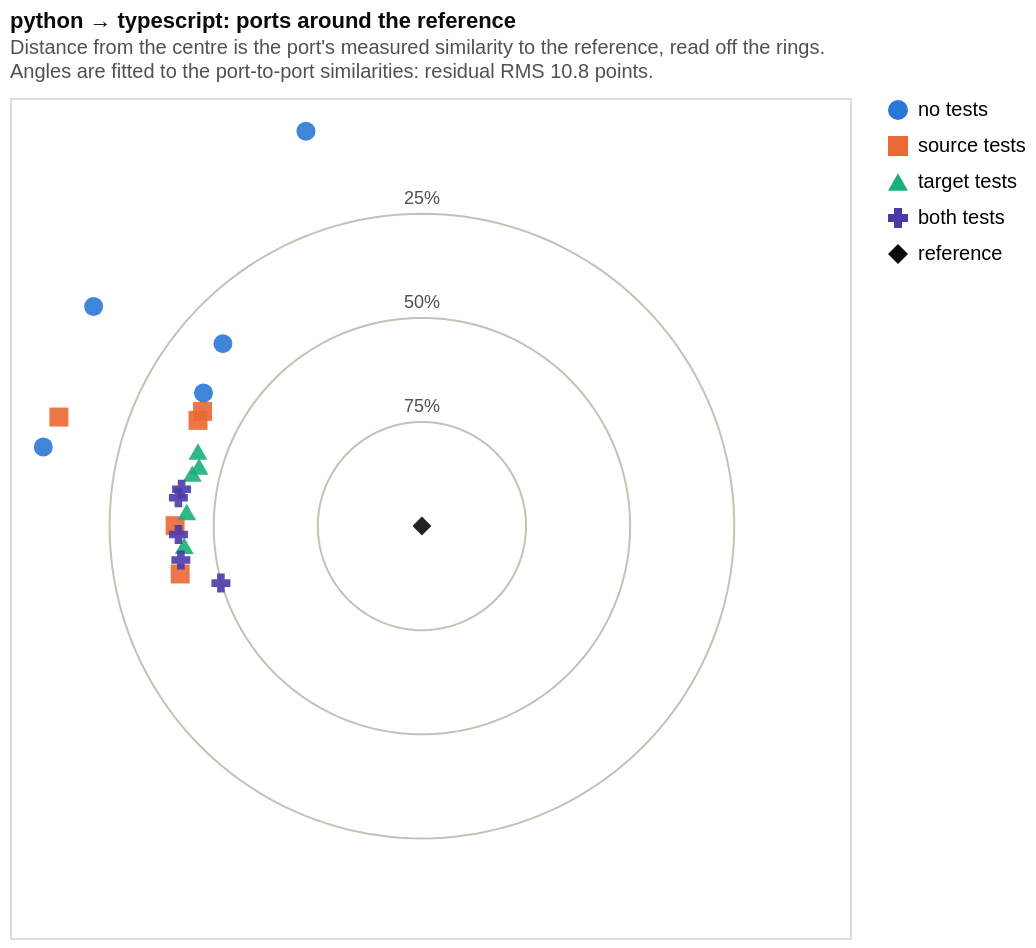

Write a Vega-Lite specification for this figure.
### Vega-Lite specification from a JSON file in a GitHub repository (floating-point values rounded to 4 significant figures; data arrays with more than 128 entries replaced by an {"elided": "..."} marker saying what was removed)
{"config": {"view": {"continuousWidth": 300, "continuousHeight": 300}}, "layer": [{"data": {"name": "data-081e5b375d838cb848b5a2275d733628"}, "mark": {"type": "line", "color": "#c3c2b7", "strokeWidth": 1}, "encoding": {"detail": {"field": "ring", "type": "nominal"}, "order": {"field": "step", "type": "quantitative"}, "x": {"axis": {"domain": false, "grid": false, "labels": false, "ticks": false, "title": null}, "field": "x", "scale": {"domain": [-98.92, 102.8], "nice": false}, "type": "quantitative"}, "y": {"axis": {"domain": false, "grid": false, "labels": false, "ticks": false, "title": null}, "field": "y", "scale": {"domain": [-98.92, 102.8], "nice": false}, "type": "quantitative"}}}, {"data": {"name": "data-6336deb83cbf53bc9a8d11ebdb8acdc6"}, "mark": {"type": "text", "baseline": "bottom", "color": "#52514e", "dy": -3, "fontSize": 9}, "encoding": {"text": {"field": "ring", "type": "nominal"}, "x": {"axis": {"domain": false, "grid": false, "labels": false, "ticks": false, "title": null}, "field": "x", "scale": {"domain": [-98.92, 102.8], "nice": false}, "type": "quantitative"}, "y": {"axis": {"domain": false, "grid": false, "labels": false, "ticks": false, "title": null}, "field": "y", "scale": {"domain": [-98.92, 102.8], "nice": false}, "type": "quantitative"}}}, {"data": {"name": "data-8f2cd6257fa16e250257165335b11b0c"}, "mark": {"type": "point", "filled": true, "opacity": 0.9, "size": 90}, "encoding": {"color": {"field": "condition", "legend": {"symbolOpacity": 1, "title": null}, "scale": {"domain": ["no tests", "source tests", "target tests", "both tests", "reference"], "range": ["#2a78d6", "#eb6834", "#1baf7a", "#4a3aa7", "#0b0b0b"]}, "sort": ["no tests", "source tests", "target tests", "both tests", "reference"], "type": "nominal"}, "shape": {"field": "condition", "legend": {"symbolOpacity": 1, "title": null}, "scale": {"domain": ["no tests", "source tests", "target tests", "both tests", "reference"], "range": ["circle", "square", "triangle-up", "cross", "diamond"]}, "sort": ["no tests", "source tests", "target tests", "both tests", "reference"], "type": "nominal"}, "tooltip": [{"field": "port", "title": "port", "type": "nominal"}, {"field": "condition", "title": "condition", "type": "nominal"}, {"field": "reference_pct", "format": ".2f", "title": "vs reference %", "type": "quantitative"}], "x": {"axis": {"domain": false, "grid": false, "labels": false, "ticks": false, "title": null}, "field": "x", "scale": {"domain": [-98.92, 102.8], "nice": false}, "type": "quantitative"}, "y": {"axis": {"domain": false, "grid": false, "labels": false, "ticks": false, "title": null}, "field": "y", "scale": {"domain": [-98.92, 102.8], "nice": false}, "type": "quantitative"}}}], "height": 420, "title": {"text": "python → typescript: ports around the reference", "anchor": "start", "color": "#0b0b0b", "fontSize": 11, "offset": 8, "subtitle": ["Distance from the centre is the port's measured similarity to the reference, read off the rings.", "Angles are fitted to the port-to-port similarities: residual RMS 10.8 points."], "subtitleColor": "#52514e", "subtitleFontSize": 10}, "width": 420, "$schema": "https://vega.github.io/schema/vega-lite/v6.4.1.json", "datasets": {"data-081e5b375d838cb848b5a2275d733628": {"elided": "543 records"}, "data-6336deb83cbf53bc9a8d11ebdb8acdc6": [{"ring": "25%", "x": 0.0, "y": 75.0}, {"ring": "50%", "x": 0.0, "y": 50.0}, {"ring": "75%", "x": 0.0, "y": 25.0}], "data-8f2cd6257fa16e250257165335b11b0c": [{"run_id": "20260909T005215Z_9a3e20fe", "x": -90.92, "y": 18.99, "condition": "no tests", "reference_pct": 7.121, "port": "9a3e20fe"}, {"run_id": "20260909T024849Z_b96078c6", "x": -47.79, "y": 43.81, "condition": "no tests", "reference_pct": 35.17, "port": "b96078c6"}, {"run_id": "20260909T130706Z_31ac2789", "x": -78.83, "y": 52.72, "condition": "no tests", "reference_pct": 5.162, "port": "31ac2789"}, {"run_id": "20260909T151143Z_170b737d", "x": -27.85, "y": 94.8, "condition": "no tests", "reference_pct": 1.193, "port": "170b737d"}, {"run_id": "20260909T182714Z_2643e4be", "x": -52.45, "y": 31.95, "condition": "no tests", "reference_pct": 38.58, "port": "2643e4be"}, {"run_id": "20260909T002206Z_273cf6b9", "x": -52.67, "y": 27.54, "condition": "source tests", "reference_pct": 40.56, "port": "273cf6b9"}, {"run_id": "20260909T022216Z_19e0fe30", "x": -59.27, "y": 0.1107, "condition": "source tests", "reference_pct": 40.73, "port": "19e0fe30"}, {"run_id": "20260909T124157Z_4ee67ba2", "x": -53.77, "y": 25.39, "condition": "source tests", "reference_pct": 40.54, "port": "4ee67ba2"}, {"run_id": "20260909T144331Z_5b46f630", "x": -87.17, "y": 26.18, "condition": "source tests", "reference_pct": 8.981, "port": "5b46f630"}, {"run_id": "20260909T180307Z_280f3890", "x": -58.05, "y": -11.5, "condition": "source tests", "reference_pct": 40.82, "port": "280f3890"}, {"run_id": "20260909T004354Z_a47a3057", "x": -55.14, "y": 12.6, "condition": "target tests", "reference_pct": 43.44, "port": "a47a3057"}, {"run_id": "20260909T023701Z_e94dca40", "x": -53.5, "y": 14.31, "condition": "target tests", "reference_pct": 44.62, "port": "e94dca40"}, {"run_id": "20260909T125752Z_09b2c811", "x": -53.78, "y": 17.92, "condition": "target tests", "reference_pct": 43.31, "port": "09b2c811"}, {"run_id": "20260909T150124Z_a7cd2ee9", "x": -57.08, "y": -4.728, "condition": "target tests", "reference_pct": 42.73, "port": "a7cd2ee9"}, {"run_id": "20260909T181751Z_00b43b48", "x": -56.48, "y": 3.377, "condition": "target tests", "reference_pct": 43.42, "port": "00b43b48"}, {"run_id": "20260909T001426Z_1c28aa33", "x": -58.48, "y": 6.793, "condition": "both tests", "reference_pct": 41.13, "port": "1c28aa33"}, {"run_id": "20260909T020947Z_ffb57550", "x": -58.46, "y": -2.027, "condition": "both tests", "reference_pct": 41.5, "port": "ffb57550"}, {"run_id": "20260909T123239Z_5982b634", "x": -48.27, "y": -13.69, "condition": "both tests", "reference_pct": 49.82, "port": "5982b634"}, {"run_id": "20260909T142951Z_4ff7cdec", "x": -57.71, "y": 8.837, "condition": "both tests", "reference_pct": 41.61, "port": "4ff7cdec"}, {"run_id": "20260909T175143Z_62b61540", "x": -57.88, "y": -8.142, "condition": "both tests", "reference_pct": 41.55, "port": "62b61540"}, {"run_id": "reference", "x": 0.0, "y": 0.0, "condition": "reference", "reference_pct": 100.0, "port": "reference"}]}}
